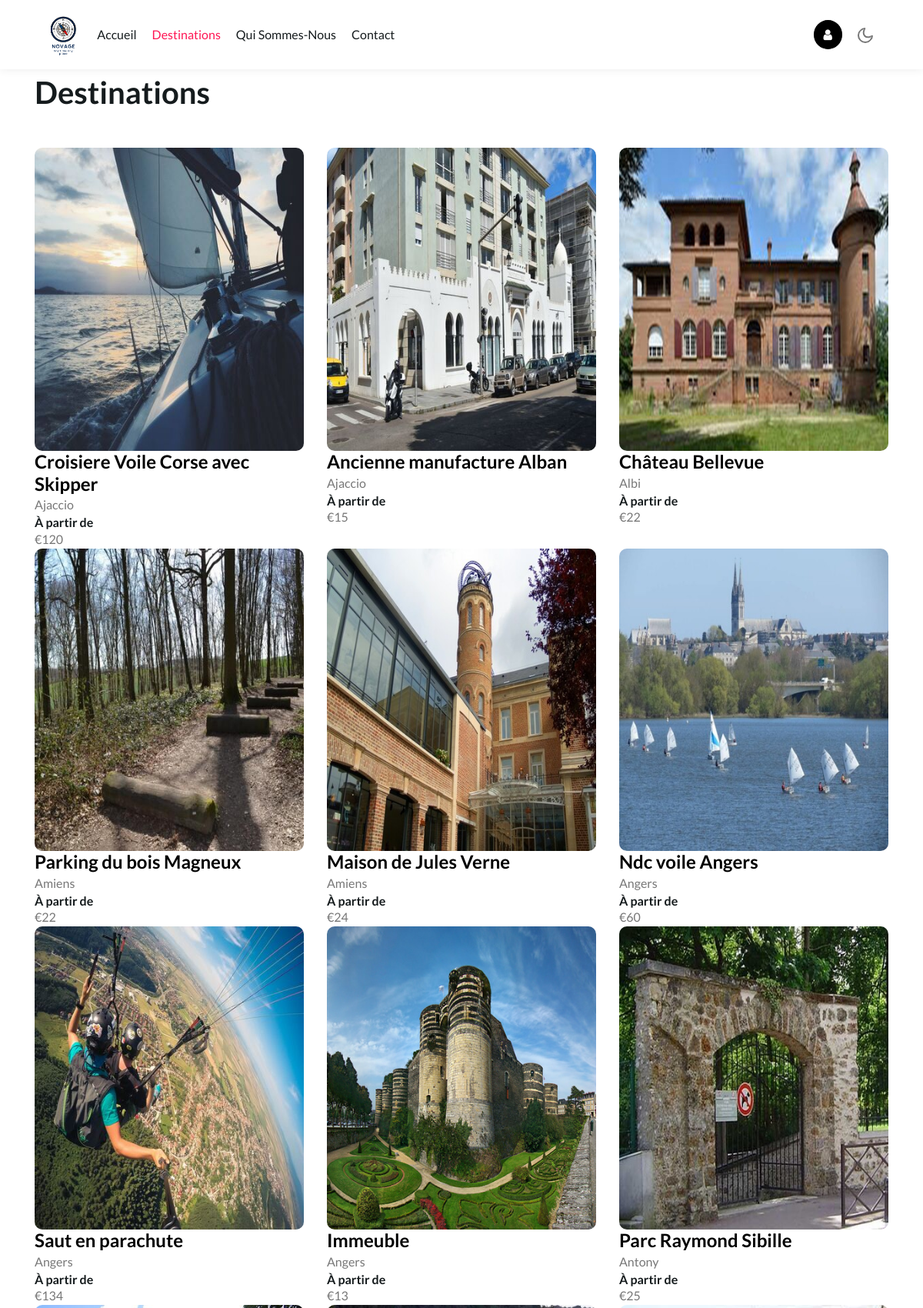
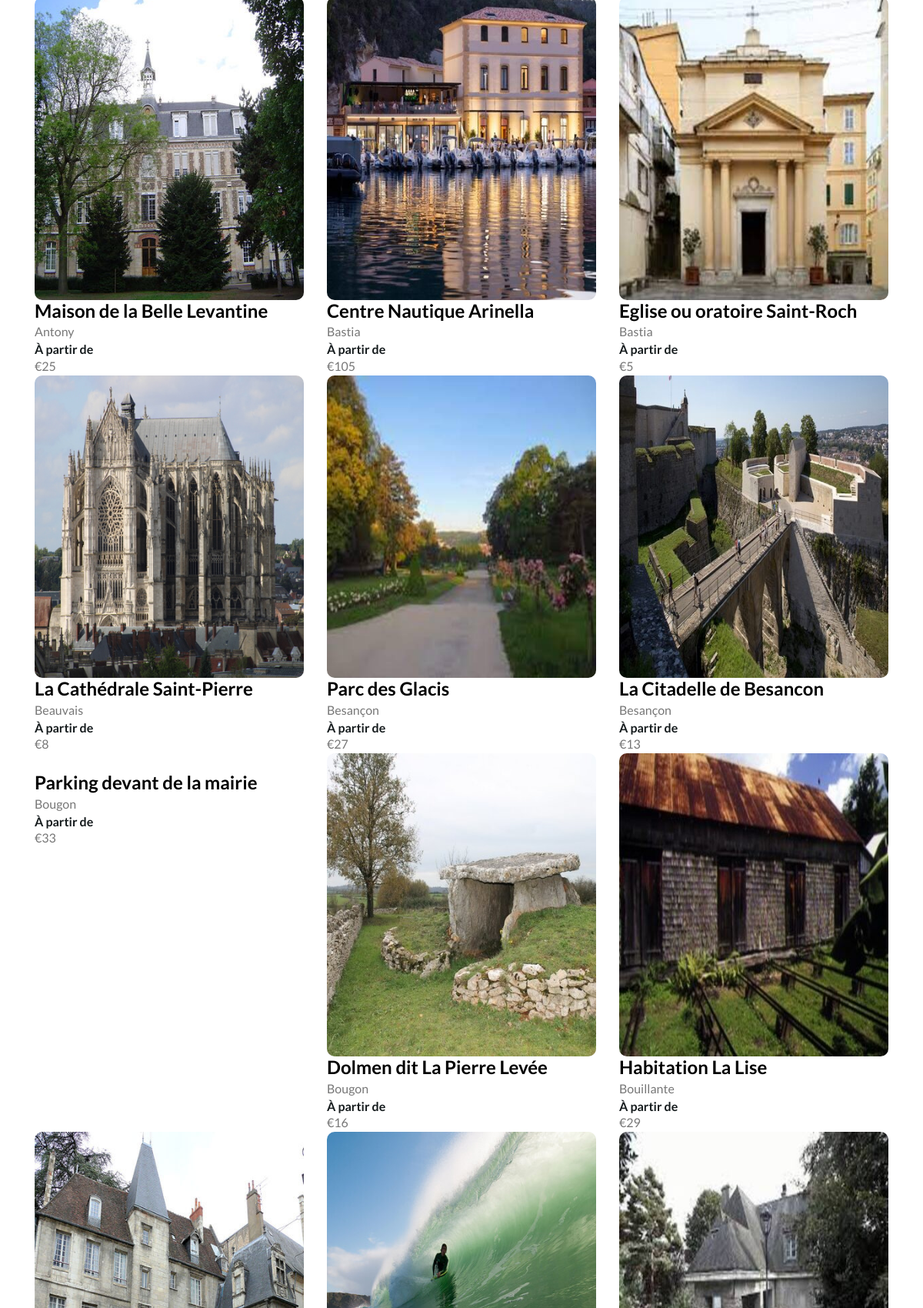
/destination (upper part), run on the app's committed database (2 pictures, top to bottom).
### tables this page shows
CREATE TABLE Lieu(
idLieu INTEGER NOT NULL PRIMARY KEY,
nomLieu VARCHAR(255) NOT NULL,
descLieu VARCHAR(255), 
dureeConseillee INTEGER, 
prix INTEGER,
idVille INTEGER NOT NULL,
CONSTRAINT fk_Ville
	FOREIGN KEY (idVille)
	REFERENCES Ville(idVille)
	ON DELETE CASCADE
);

CREATE TABLE Ville (
idVille INTEGER NOT NULL PRIMARY KEY, 
nomVille VARCHAR (255) NOT NULL, 
idRegion INTEGER NOT NULL,
CONSTRAINT fk_Region 
	FOREIGN KEY (idRegion)
	REFERENCES Region(idRegion)
	ON DELETE CASCADE
);

### test.py (the view)
@app.route('/destination')
def destination_page():
    con = connection()
    query = f'''select idLieu, nomVille, nomLieu, dureeConseillee, prix from lieu, ville where lieu.idville = ville.idville;'''
    res = select_donne(con, query)
    print(res)
    path = list()
    for i in res:
        url_img = f'assets/images/lieu/{i[0]}.jpg'
        path.append(url_img)
    return render_template('service.html', params=zip(res, path))

### test.py (called while the page is built)
def connection():
    if not os.path.exists('db/novage_db.sqlite3'):
        print(f"Le fichier {'db/novage_db.sqlite3'} n'existe pas")
        connection = None
    else:
        try:
            connection = sqlite3.connect('db/novage_db.sqlite3')
            print("Connection to SQLite réussi")
        except OSError as e:
            print(f"The error {e} occured")
    return connection

def select_donne(connect, query):
    cursor = connect.cursor()
    try:
        cursor.execute(query)
    except EOFError as e:
        print("Error execute query!")
    result = cursor.fetchall()
    connect.close()
    return result

### templates/service.html (shortened to what this page needs)
{% extends "layout_contenu.html" %}
{% block page_active2 %}active{% endblock %}
{% block content %}
    <section class="grids-1 py-5">
  <div class="grids py-lg-5 py-md-4">
      <div class="container">
          <h3 class="hny-title mb-5">Destinations</h3>
          <div class="row">
              {% for i in params %}
              <div class="col-lg-4 col-md-4 col-6">
                  <div class="column">
                      <a href="detail/{{ i[0][0] }}"><img src="{{ url_for('static', filename=i[1]) }}" alt="" class="img-fluid"></a>
                      <div class="info">
                          <h4><a href="detail/{{ i[0][0] }}">{{ i[0][2] }}</a></h4>
                          <p>{{ i[0][1]}}</p>
                          <div class="dst-btm">
                            <h6 class="">À partir de  </h6>
                            <span> €{{ i[0][4] }}</span>
                          </div>
                      </div>
                  </div>
              </div>
              {% endfor %}
          </div>
      </div>
</div></section>
{% endblock %}

### data on the page
Lieu: shows a picture, nomLieu "Croisiere Voile Corse avec Skipper", nomVille "Ajaccio", prix "120"
Lieu: shows a picture, nomLieu "Ancienne manufacture Alban", nomVille "Ajaccio", prix "15"
Lieu: shows a picture, nomLieu "Château Bellevue", nomVille "Albi", prix "22"
Lieu: shows a picture, nomLieu "Parking du bois Magneux", nomVille "Amiens", prix "22"
Lieu: shows a picture, nomLieu "Maison de Jules Verne", nomVille "Amiens", prix "24"
Lieu: shows a picture, nomLieu "Ndc voile Angers", nomVille "Angers", prix "60"
Lieu: shows a picture, nomLieu "Saut en parachute", nomVille "Angers", prix "134"
Lieu: shows a picture, nomLieu "Immeuble", nomVille "Angers", prix "13"
Lieu: shows a picture, nomLieu "Parc Raymond Sibille", nomVille "Antony", prix "25"
Lieu: shows a picture, nomLieu "Maison de la Belle Levantine", nomVille "Antony", prix "25"
Lieu: shows a picture, nomLieu "Centre Nautique Arinella", nomVille "Bastia", prix "105"
Lieu: shows a picture, nomLieu "Eglise ou oratoire Saint-Roch", nomVille "Bastia", prix "5"
Lieu: shows a picture, nomLieu "La Cathédrale Saint-Pierre", nomVille "Beauvais", prix "8"
Lieu: shows a picture, nomLieu "Parc des Glacis", nomVille "Besançon", prix "27"
Lieu: shows a picture, nomLieu "La Citadelle de Besancon", nomVille "Besançon", prix "13"
Lieu: nomLieu "Parking devant de la mairie", nomVille "Bougon", prix "33"
Lieu: shows a picture, nomLieu "Dolmen dit La Pierre Levée", nomVille "Bougon", prix "16"
Lieu: shows a picture, nomLieu "Habitation La Lise", nomVille "Bouillante", prix "29"
Lieu: shows a picture
Lieu: shows a picture
Lieu: shows a picture
